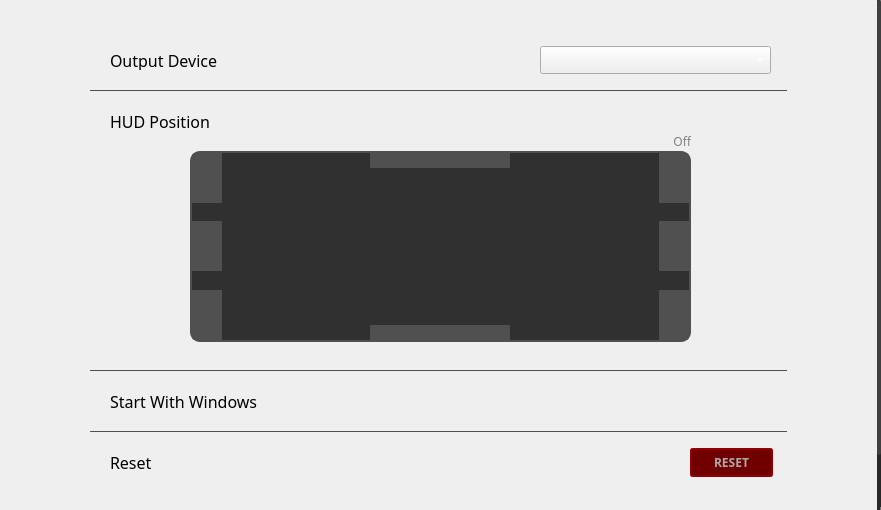
<?xml version="1.0" encoding="UTF-8"?>
<ui version="4.0">
 <class>SettingsMenu</class>
 <widget class="QWidget" name="SettingsMenu">
  <property name="geometry">
   <rect>
    <x>0</x>
    <y>0</y>
    <width>881</width>
    <height>510</height>
   </rect>
  </property>
  <property name="windowTitle">
   <string>Form</string>
  </property>
  <widget class="QScrollArea" name="scrollArea">
   <property name="geometry">
    <rect>
     <x>0</x>
     <y>0</y>
     <width>881</width>
     <height>511</height>
    </rect>
   </property>
   <property name="font">
    <font>
     <family>Cascadia Code</family>
    </font>
   </property>
   <property name="styleSheet">
    <string notr="true">QScrollArea { border: 0px;}

QScrollBar {
border: 0px;
background: #282828;
width: 4px;
}

QScrollBar::handle:vertical{
border: 1px solid #404040;
background: #404040;
border-radius: 2px;
}

QScrollBar::sub-page:vertical, QScrollBar::add-page:vertical { background: none; }

QScrollBar::up-arrow:vertical, QScrollBar::down-arrow:vertical { 
width: 0px; 
height: 0px;
border: 0px;
background: transparent;
}</string>
   </property>
   <property name="horizontalScrollBarPolicy">
    <enum>Qt::ScrollBarAlwaysOff</enum>
   </property>
   <property name="sizeAdjustPolicy">
    <enum>QAbstractScrollArea::AdjustToContents</enum>
   </property>
   <property name="widgetResizable">
    <bool>true</bool>
   </property>
   <widget class="QWidget" name="scrollAreaWidgetContents">
    <property name="geometry">
     <rect>
      <x>0</x>
      <y>0</y>
      <width>877</width>
      <height>573</height>
     </rect>
    </property>
    <property name="sizePolicy">
     <sizepolicy hsizetype="Preferred" vsizetype="Fixed">
      <horstretch>0</horstretch>
      <verstretch>0</verstretch>
     </sizepolicy>
    </property>
    <layout class="QVBoxLayout" name="verticalLayout">
     <property name="spacing">
      <number>0</number>
     </property>
     <property name="leftMargin">
      <number>90</number>
     </property>
     <property name="topMargin">
      <number>30</number>
     </property>
     <property name="rightMargin">
      <number>90</number>
     </property>
     <property name="bottomMargin">
      <number>80</number>
     </property>
     <item>
      <widget class="QGroupBox" name="deviceBox">
       <property name="sizePolicy">
        <sizepolicy hsizetype="Preferred" vsizetype="Fixed">
         <horstretch>0</horstretch>
         <verstretch>0</verstretch>
        </sizepolicy>
       </property>
       <property name="minimumSize">
        <size>
         <width>0</width>
         <height>61</height>
        </size>
       </property>
       <property name="styleSheet">
        <string notr="true">QGroupBox { border: 0px; border-bottom: 1px solid #505050;}</string>
       </property>
       <property name="title">
        <string/>
       </property>
       <widget class="QComboBox" name="devices">
        <property name="geometry">
         <rect>
          <x>450</x>
          <y>16</y>
          <width>231</width>
          <height>28</height>
         </rect>
        </property>
        <property name="styleSheet">
         <string notr="true">color: #FFFFFF;</string>
        </property>
       </widget>
       <widget class="QLabel" name="label">
        <property name="geometry">
         <rect>
          <x>20</x>
          <y>20</y>
          <width>191</width>
          <height>20</height>
         </rect>
        </property>
        <property name="font">
         <font>
          <family>Cascadia Code</family>
          <pointsize>12</pointsize>
         </font>
        </property>
        <property name="toolTip">
         <string>&lt;html&gt;&lt;head/&gt;&lt;body&gt;&lt;p&gt;Set this to your headphones/audio interface. To separate the audio you hear from the audio your recording software hears, see &lt;a href=&quot;https://github.com/andre-tm-hui/VirtualSnS&quot;&gt;&lt;span style=&quot; text-decoration: underline; color:#007af4;&quot;&gt;here&lt;/span&gt;&lt;/a&gt;&lt;/p&gt;&lt;/body&gt;&lt;/html&gt;</string>
        </property>
        <property name="styleSheet">
         <string notr="true">QToolTip { background: #000000; }</string>
        </property>
        <property name="text">
         <string>Output Device</string>
        </property>
       </widget>
      </widget>
     </item>
     <item>
      <widget class="QGroupBox" name="hudBox">
       <property name="sizePolicy">
        <sizepolicy hsizetype="Preferred" vsizetype="Fixed">
         <horstretch>0</horstretch>
         <verstretch>0</verstretch>
        </sizepolicy>
       </property>
       <property name="minimumSize">
        <size>
         <width>0</width>
         <height>280</height>
        </size>
       </property>
       <property name="styleSheet">
        <string notr="true">QGroupBox {border:0px; border-bottom: 1px solid #505050;}</string>
       </property>
       <property name="title">
        <string/>
       </property>
       <widget class="QLabel" name="hudPositionLabel">
        <property name="geometry">
         <rect>
          <x>490</x>
          <y>40</y>
          <width>111</width>
          <height>20</height>
         </rect>
        </property>
        <property name="font">
         <font>
          <family>Cascadia Code</family>
          <pointsize>9</pointsize>
         </font>
        </property>
        <property name="layoutDirection">
         <enum>Qt::LeftToRight</enum>
        </property>
        <property name="styleSheet">
         <string notr="true">color: #808080;</string>
        </property>
        <property name="text">
         <string>Off</string>
        </property>
        <property name="alignment">
         <set>Qt::AlignRight|Qt::AlignTrailing|Qt::AlignVCenter</set>
        </property>
       </widget>
       <widget class="QWidget" name="widget_2" native="true">
        <property name="geometry">
         <rect>
          <x>100</x>
          <y>60</y>
          <width>501</width>
          <height>191</height>
         </rect>
        </property>
        <property name="styleSheet">
         <string notr="true">QWidget { background: #303030; border: 2px solid #505050; border-radius: 10px;}</string>
        </property>
        <widget class="QCheckBox" name="topLeft">
         <property name="geometry">
          <rect>
           <x>2</x>
           <y>2</y>
           <width>30</width>
           <height>50</height>
          </rect>
         </property>
         <property name="styleSheet">
          <string notr="true">QCheckBox {border: 0px; }
QCheckBox::indicator { width: 30px; height: 50px; border-top-left-radius: 7px; }
QCheckBox::indicator:checked { background: #909090; }
QCheckBox::indicator:unchecked { background: #505050; }
QCheckBox::indicator:hover { background: #B0B0B0; }</string>
         </property>
         <property name="text">
          <string/>
         </property>
        </widget>
        <widget class="QCheckBox" name="bottomLeft">
         <property name="geometry">
          <rect>
           <x>2</x>
           <y>139</y>
           <width>30</width>
           <height>50</height>
          </rect>
         </property>
         <property name="styleSheet">
          <string notr="true">QCheckBox {border: 0px; }
QCheckBox::indicator { width: 30px; height: 50px; border-bottom-left-radius: 7px; }
QCheckBox::indicator:checked { background: #909090; }
QCheckBox::indicator:unchecked { background: #505050; }
QCheckBox::indicator:hover { background: #B0B0B0; }</string>
         </property>
         <property name="text">
          <string/>
         </property>
        </widget>
        <widget class="QCheckBox" name="bottomRight">
         <property name="geometry">
          <rect>
           <x>469</x>
           <y>139</y>
           <width>30</width>
           <height>50</height>
          </rect>
         </property>
         <property name="styleSheet">
          <string notr="true">QCheckBox {border: 0px; }
QCheckBox::indicator { width: 30px; height: 50px; border-bottom-right-radius: 7px; }
QCheckBox::indicator:checked { background: #909090; }
QCheckBox::indicator:unchecked { background: #505050; }
QCheckBox::indicator:hover { background: #B0B0B0; }</string>
         </property>
         <property name="text">
          <string/>
         </property>
        </widget>
        <widget class="QCheckBox" name="topRight">
         <property name="geometry">
          <rect>
           <x>469</x>
           <y>2</y>
           <width>30</width>
           <height>50</height>
          </rect>
         </property>
         <property name="styleSheet">
          <string notr="true">QCheckBox {border: 0px; }
QCheckBox::indicator { width: 30px; height: 50px; border-top-right-radius: 7px; }
QCheckBox::indicator:checked { background: #909090; }
QCheckBox::indicator:unchecked { background: #505050; }
QCheckBox::indicator:hover { background: #B0B0B0; }</string>
         </property>
         <property name="text">
          <string/>
         </property>
        </widget>
        <widget class="QCheckBox" name="left">
         <property name="geometry">
          <rect>
           <x>2</x>
           <y>70</y>
           <width>30</width>
           <height>50</height>
          </rect>
         </property>
         <property name="styleSheet">
          <string notr="true">QCheckBox {border: 0px; }
QCheckBox::indicator { width: 30px; height: 50px; }
QCheckBox::indicator:checked { background: #909090; }
QCheckBox::indicator:unchecked { background: #505050; }
QCheckBox::indicator:hover { background: #B0B0B0; }</string>
         </property>
         <property name="text">
          <string/>
         </property>
        </widget>
        <widget class="QCheckBox" name="right">
         <property name="geometry">
          <rect>
           <x>469</x>
           <y>70</y>
           <width>30</width>
           <height>50</height>
          </rect>
         </property>
         <property name="styleSheet">
          <string notr="true">QCheckBox {border: 0px; }
QCheckBox::indicator { width: 30px; height: 50px; }
QCheckBox::indicator:checked { background: #909090; }
QCheckBox::indicator:unchecked { background: #505050; }
QCheckBox::indicator:hover { background: #B0B0B0; }</string>
         </property>
         <property name="text">
          <string/>
         </property>
        </widget>
        <widget class="QCheckBox" name="top">
         <property name="geometry">
          <rect>
           <x>180</x>
           <y>2</y>
           <width>140</width>
           <height>15</height>
          </rect>
         </property>
         <property name="styleSheet">
          <string notr="true">QCheckBox {border: 0px; }
QCheckBox::indicator { width: 140px; height: 15px; }
QCheckBox::indicator:checked { background: #909090; }
QCheckBox::indicator:unchecked { background: #505050; }
QCheckBox::indicator:hover { background: #B0B0B0; }</string>
         </property>
         <property name="text">
          <string/>
         </property>
        </widget>
        <widget class="QCheckBox" name="bottom">
         <property name="geometry">
          <rect>
           <x>180</x>
           <y>174</y>
           <width>140</width>
           <height>15</height>
          </rect>
         </property>
         <property name="styleSheet">
          <string notr="true">QCheckBox {border: 0px; }
QCheckBox::indicator { width: 140px; height: 15px; }
QCheckBox::indicator:checked { background: #909090; }
QCheckBox::indicator:unchecked { background: #505050; }
QCheckBox::indicator:hover { background: #B0B0B0; }</string>
         </property>
         <property name="text">
          <string/>
         </property>
        </widget>
       </widget>
       <widget class="QLabel" name="label_2">
        <property name="geometry">
         <rect>
          <x>20</x>
          <y>20</y>
          <width>161</width>
          <height>20</height>
         </rect>
        </property>
        <property name="font">
         <font>
          <family>Cascadia Code</family>
          <pointsize>12</pointsize>
         </font>
        </property>
        <property name="toolTip">
         <string>&lt;html&gt;&lt;head/&gt;&lt;body&gt;&lt;p&gt;Change where Voice FX indicators appear on your screen&lt;/p&gt;&lt;/body&gt;&lt;/html&gt;</string>
        </property>
        <property name="styleSheet">
         <string notr="true">QToolTip { background: #000000; }</string>
        </property>
        <property name="text">
         <string>HUD Position</string>
        </property>
       </widget>
      </widget>
     </item>
     <item>
      <widget class="QGroupBox" name="autostartBox">
       <property name="sizePolicy">
        <sizepolicy hsizetype="Preferred" vsizetype="Fixed">
         <horstretch>0</horstretch>
         <verstretch>0</verstretch>
        </sizepolicy>
       </property>
       <property name="minimumSize">
        <size>
         <width>0</width>
         <height>61</height>
        </size>
       </property>
       <property name="styleSheet">
        <string notr="true">QGroupBox { border: 0px; border-bottom: 1px solid #505050;}</string>
       </property>
       <property name="title">
        <string/>
       </property>
       <widget class="QLabel" name="label_3">
        <property name="geometry">
         <rect>
          <x>20</x>
          <y>20</y>
          <width>231</width>
          <height>20</height>
         </rect>
        </property>
        <property name="font">
         <font>
          <family>Cascadia Code</family>
          <pointsize>12</pointsize>
         </font>
        </property>
        <property name="toolTip">
         <string>&lt;html&gt;&lt;head/&gt;&lt;body&gt;&lt;p&gt;Set this to your headphones/audio interface. To separate the audio you hear from the audio your recording software hears, see &lt;a href=&quot;https://github.com/andre-tm-hui/VirtualSnS&quot;&gt;&lt;span style=&quot; text-decoration: underline; color:#007af4;&quot;&gt;here&lt;/span&gt;&lt;/a&gt;&lt;/p&gt;&lt;/body&gt;&lt;/html&gt;</string>
        </property>
        <property name="styleSheet">
         <string notr="true">QToolTip { background: #000000; }</string>
        </property>
        <property name="text">
         <string>Start With Windows</string>
        </property>
       </widget>
      </widget>
     </item>
     <item>
      <widget class="QGroupBox" name="resetBox">
       <property name="sizePolicy">
        <sizepolicy hsizetype="Preferred" vsizetype="Fixed">
         <horstretch>0</horstretch>
         <verstretch>0</verstretch>
        </sizepolicy>
       </property>
       <property name="minimumSize">
        <size>
         <width>0</width>
         <height>61</height>
        </size>
       </property>
       <property name="styleSheet">
        <string notr="true">QGroupBox { border: 0px; border-bottom: 0px solid #505050;}</string>
       </property>
       <property name="title">
        <string/>
       </property>
       <widget class="QLabel" name="label_5">
        <property name="geometry">
         <rect>
          <x>20</x>
          <y>20</y>
          <width>71</width>
          <height>20</height>
         </rect>
        </property>
        <property name="font">
         <font>
          <family>Cascadia Code</family>
          <pointsize>12</pointsize>
         </font>
        </property>
        <property name="toolTip">
         <string>&lt;html&gt;&lt;head/&gt;&lt;body&gt;&lt;p&gt;Set this to your headphones/audio interface. To separate the audio you hear from the audio your recording software hears, see &lt;a href=&quot;https://github.com/andre-tm-hui/VirtualSnS&quot;&gt;&lt;span style=&quot; text-decoration: underline; color:#007af4;&quot;&gt;here&lt;/span&gt;&lt;/a&gt;&lt;/p&gt;&lt;/body&gt;&lt;/html&gt;</string>
        </property>
        <property name="styleSheet">
         <string notr="true">QToolTip { background: #000000; }</string>
        </property>
        <property name="text">
         <string>Reset</string>
        </property>
       </widget>
       <widget class="QPushButton" name="reset">
        <property name="geometry">
         <rect>
          <x>600</x>
          <y>16</y>
          <width>83</width>
          <height>29</height>
         </rect>
        </property>
        <property name="font">
         <font>
          <family>Cascadia Code SemiLight</family>
          <bold>true</bold>
         </font>
        </property>
        <property name="styleSheet">
         <string notr="true">QPushButton { background-color: #700000; border: 2px solid #900000; color: #AAAAAA; border-radius: 3px;}

QPushButton:hover {
background-color: #800000;
border-color: #A00000;
color: #BBBBBB;
}

QPushButton:pressed {
background-color: #780000;
border-color: #980000;
color: #B0B0B0;
}</string>
        </property>
        <property name="text">
         <string>RESET</string>
        </property>
       </widget>
      </widget>
     </item>
    </layout>
   </widget>
  </widget>
 </widget>
 <resources/>
 <connections/>
</ui>
